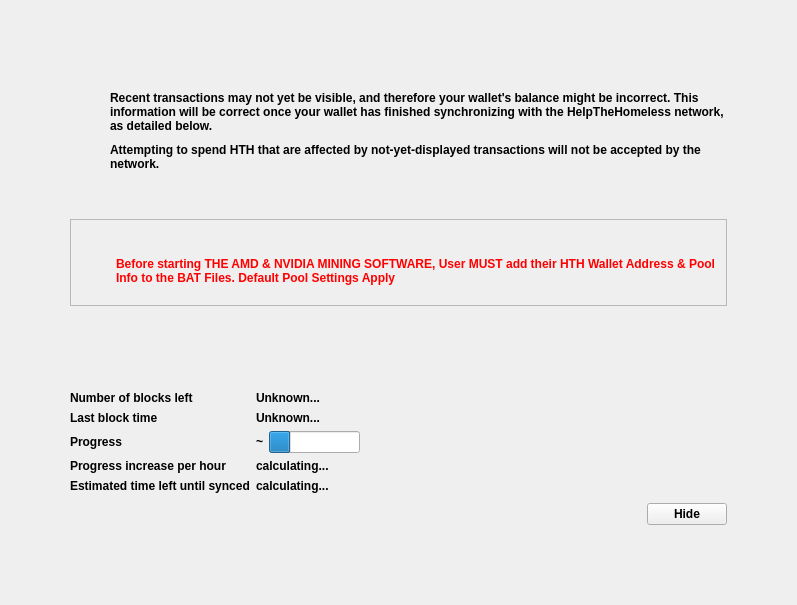
<?xml version="1.0" encoding="UTF-8"?>
<ui version="4.0">
 <class>ModalOverlay</class>
 <widget class="ModalOverlay" name="ModalOverlay">
  <property name="geometry">
   <rect>
    <x>0</x>
    <y>0</y>
    <width>797</width>
    <height>605</height>
   </rect>
  </property>
  <property name="windowTitle">
   <string>Form</string>
  </property>
  <property name="styleSheet">
   <string notr="true">font-weight: bold;</string>
  </property>
  <layout class="QVBoxLayout" name="verticalLayout" stretch="0">
   <property name="sizeConstraint">
    <enum>QLayout::SetDefaultConstraint</enum>
   </property>
   <property name="leftMargin">
    <number>0</number>
   </property>
   <property name="topMargin">
    <number>0</number>
   </property>
   <property name="rightMargin">
    <number>0</number>
   </property>
   <property name="bottomMargin">
    <number>0</number>
   </property>
   <item>
    <widget class="QWidget" name="bgWidget" native="true">
     <property name="styleSheet">
      <string notr="true"/>
     </property>
     <layout class="QVBoxLayout" name="verticalLayoutMain" stretch="0">
      <property name="leftMargin">
       <number>60</number>
      </property>
      <property name="topMargin">
       <number>60</number>
      </property>
      <property name="rightMargin">
       <number>60</number>
      </property>
      <property name="bottomMargin">
       <number>60</number>
      </property>
      <item>
       <widget class="QWidget" name="contentWidget" native="true">
        <property name="styleSheet">
         <string notr="true"/>
        </property>
        <layout class="QVBoxLayout" name="verticalLayoutSub" stretch="1,0,0,0,0,0">
         <property name="spacing">
          <number>0</number>
         </property>
         <property name="leftMargin">
          <number>10</number>
         </property>
         <property name="topMargin">
          <number>10</number>
         </property>
         <property name="rightMargin">
          <number>10</number>
         </property>
         <property name="bottomMargin">
          <number>10</number>
         </property>
         <item>
          <layout class="QHBoxLayout" name="horizontalLayoutIconText" stretch="0,1">
           <property name="topMargin">
            <number>20</number>
           </property>
           <item>
            <layout class="QVBoxLayout" name="verticalLayoutIcon">
             <property name="leftMargin">
              <number>0</number>
             </property>
             <item>
              <widget class="QPushButton" name="warningIcon">
               <property name="enabled">
                <bool>false</bool>
               </property>
               <property name="text">
                <string/>
               </property>
               <property name="icon">
                <iconset>
                 <normaloff>:/icons/warning</normaloff>
                 <disabledoff>:/icons/warning</disabledoff>:/icons/warning</iconset>
               </property>
               <property name="iconSize">
                <size>
                 <width>48</width>
                 <height>48</height>
                </size>
               </property>
               <property name="flat">
                <bool>true</bool>
               </property>
              </widget>
             </item>
             <item>
              <spacer name="verticalSpacerWarningIcon">
               <property name="orientation">
                <enum>Qt::Vertical</enum>
               </property>
               <property name="sizeHint" stdset="0">
                <size>
                 <width>20</width>
                 <height>40</height>
                </size>
               </property>
              </spacer>
             </item>
            </layout>
           </item>
           <item>
            <layout class="QVBoxLayout" name="verticalLayoutInfoText">
             <property name="leftMargin">
              <number>0</number>
             </property>
             <property name="topMargin">
              <number>0</number>
             </property>
             <item>
              <widget class="QLabel" name="infoText">
               <property name="text">
                <string>Recent transactions may not yet be visible, and therefore your wallet's balance might be incorrect. This information will be correct once your wallet has finished synchronizing with the HelpTheHomeless network, as detailed below.</string>
               </property>
               <property name="textFormat">
                <enum>Qt::RichText</enum>
               </property>
               <property name="wordWrap">
                <bool>true</bool>
               </property>
              </widget>
             </item>
             <item>
              <widget class="QLabel" name="infoTextStrong">
               <property name="font">
                <font>
                 <weight>75</weight>
                 <bold>true</bold>
                </font>
               </property>
               <property name="text">
                <string>Attempting to spend HTH that are affected by not-yet-displayed transactions will not be accepted by the network.</string>
               </property>
               <property name="textFormat">
                <enum>Qt::RichText</enum>
               </property>
               <property name="wordWrap">
                <bool>true</bool>
               </property>
              </widget>
             </item>
             <item>
              <spacer name="verticalSpacerInTextSpace">
               <property name="orientation">
                <enum>Qt::Vertical</enum>
               </property>
               <property name="sizeType">
                <enum>QSizePolicy::Fixed</enum>
               </property>
               <property name="sizeHint" stdset="0">
                <size>
                 <width>20</width>
                 <height>40</height>
                </size>
               </property>
              </spacer>
             </item>
            </layout>
           </item>
          </layout>
         </item>
         <item>
          <widget class="QFrame" name="frame">
           <property name="sizePolicy">
            <sizepolicy hsizetype="Maximum" vsizetype="Maximum">
             <horstretch>0</horstretch>
             <verstretch>0</verstretch>
            </sizepolicy>
           </property>
           <property name="minimumSize">
            <size>
             <width>657</width>
             <height>87</height>
            </size>
           </property>
           <property name="frameShape">
            <enum>QFrame::StyledPanel</enum>
           </property>
           <property name="frameShadow">
            <enum>QFrame::Raised</enum>
           </property>
           <widget class="QWidget" name="layoutWidget">
            <property name="geometry">
             <rect>
              <x>0</x>
              <y>0</y>
              <width>651</width>
              <height>85</height>
             </rect>
            </property>
            <layout class="QHBoxLayout" name="horizontalLayoutIconText_2" stretch="0,1">
             <property name="topMargin">
              <number>20</number>
             </property>
             <item>
              <layout class="QVBoxLayout" name="verticalLayoutIcon_2">
               <property name="leftMargin">
                <number>0</number>
               </property>
               <item>
                <widget class="QPushButton" name="warningIcon_2">
                 <property name="enabled">
                  <bool>false</bool>
                 </property>
                 <property name="text">
                  <string/>
                 </property>
                 <property name="icon">
                  <iconset>
                   <normaloff>:/icons/www</normaloff>
                   <disabledoff>:/icons/www</disabledoff>:/icons/www</iconset>
                 </property>
                 <property name="iconSize">
                  <size>
                   <width>48</width>
                   <height>48</height>
                  </size>
                 </property>
                 <property name="flat">
                  <bool>true</bool>
                 </property>
                </widget>
               </item>
               <item>
                <spacer name="verticalSpacerWarningIcon_2">
                 <property name="orientation">
                  <enum>Qt::Vertical</enum>
                 </property>
                 <property name="sizeHint" stdset="0">
                  <size>
                   <width>20</width>
                   <height>40</height>
                  </size>
                 </property>
                </spacer>
               </item>
              </layout>
             </item>
             <item>
              <layout class="QVBoxLayout" name="verticalLayoutInfoText_2">
               <property name="leftMargin">
                <number>0</number>
               </property>
               <property name="topMargin">
                <number>0</number>
               </property>
               <item>
                <widget class="QLabel" name="infoText_2">
                 <property name="minimumSize">
                  <size>
                   <width>0</width>
                   <height>0</height>
                  </size>
                 </property>
                 <property name="styleSheet">
                  <string notr="true">color: red;</string>
                 </property>
                 <property name="text">
                  <string>Before starting THE AMD &amp; NVIDIA MINING SOFTWARE,  User MUST add their HTH Wallet Address &amp; Pool Info to the BAT Files. Default Pool Settings Apply</string>
                 </property>
                 <property name="textFormat">
                  <enum>Qt::RichText</enum>
                 </property>
                 <property name="wordWrap">
                  <bool>true</bool>
                 </property>
                </widget>
               </item>
              </layout>
             </item>
            </layout>
           </widget>
          </widget>
         </item>
         <item>
          <spacer name="verticalSpacer_2">
           <property name="orientation">
            <enum>Qt::Vertical</enum>
           </property>
           <property name="sizeType">
            <enum>QSizePolicy::Fixed</enum>
           </property>
           <property name="sizeHint" stdset="0">
            <size>
             <width>20</width>
             <height>75</height>
            </size>
           </property>
          </spacer>
         </item>
         <item>
          <layout class="QFormLayout" name="formLayout">
           <property name="fieldGrowthPolicy">
            <enum>QFormLayout::FieldsStayAtSizeHint</enum>
           </property>
           <property name="horizontalSpacing">
            <number>6</number>
           </property>
           <property name="verticalSpacing">
            <number>6</number>
           </property>
           <property name="topMargin">
            <number>10</number>
           </property>
           <item row="0" column="0">
            <widget class="QLabel" name="labelNumberOfBlocksLeft">
             <property name="font">
              <font>
               <weight>75</weight>
               <bold>true</bold>
              </font>
             </property>
             <property name="text">
              <string>Number of blocks left</string>
             </property>
            </widget>
           </item>
           <item row="0" column="1">
            <widget class="QLabel" name="numberOfBlocksLeft">
             <property name="text">
              <string>Unknown...</string>
             </property>
            </widget>
           </item>
           <item row="1" column="0">
            <widget class="QLabel" name="labelLastBlockTime">
             <property name="font">
              <font>
               <weight>75</weight>
               <bold>true</bold>
              </font>
             </property>
             <property name="text">
              <string>Last block time</string>
             </property>
            </widget>
           </item>
           <item row="1" column="1">
            <widget class="QLabel" name="newestBlockDate">
             <property name="sizePolicy">
              <sizepolicy hsizetype="Maximum" vsizetype="Preferred">
               <horstretch>0</horstretch>
               <verstretch>0</verstretch>
              </sizepolicy>
             </property>
             <property name="text">
              <string>Unknown...</string>
             </property>
            </widget>
           </item>
           <item row="2" column="0">
            <widget class="QLabel" name="labelSyncDone">
             <property name="font">
              <font>
               <weight>75</weight>
               <bold>true</bold>
              </font>
             </property>
             <property name="text">
              <string>Progress</string>
             </property>
            </widget>
           </item>
           <item row="2" column="1">
            <layout class="QHBoxLayout" name="horizontalLayoutSync" stretch="0,1">
             <item>
              <widget class="QLabel" name="percentageProgress">
               <property name="text">
                <string notr="true">~</string>
               </property>
              </widget>
             </item>
             <item>
              <widget class="QProgressBar" name="progressBar">
               <property name="value">
                <number>24</number>
               </property>
               <property name="format">
                <string/>
               </property>
              </widget>
             </item>
            </layout>
           </item>
           <item row="4" column="0">
            <widget class="QLabel" name="labelProgressIncrease">
             <property name="font">
              <font>
               <weight>75</weight>
               <bold>true</bold>
              </font>
             </property>
             <property name="text">
              <string>Progress increase per hour</string>
             </property>
            </widget>
           </item>
           <item row="4" column="1">
            <widget class="QLabel" name="progressIncreasePerH">
             <property name="text">
              <string>calculating...</string>
             </property>
            </widget>
           </item>
           <item row="5" column="0">
            <widget class="QLabel" name="labelEstimatedTimeLeft">
             <property name="font">
              <font>
               <weight>75</weight>
               <bold>true</bold>
              </font>
             </property>
             <property name="text">
              <string>Estimated time left until synced</string>
             </property>
            </widget>
           </item>
           <item row="5" column="1">
            <widget class="QLabel" name="expectedTimeLeft">
             <property name="text">
              <string>calculating...</string>
             </property>
            </widget>
           </item>
          </layout>
         </item>
         <item>
          <layout class="QHBoxLayout" name="horizontalLayoutButtons">
           <property name="leftMargin">
            <number>10</number>
           </property>
           <property name="topMargin">
            <number>10</number>
           </property>
           <item>
            <spacer name="horizontalSpacer">
             <property name="orientation">
              <enum>Qt::Horizontal</enum>
             </property>
             <property name="sizeHint" stdset="0">
              <size>
               <width>40</width>
               <height>20</height>
              </size>
             </property>
            </spacer>
           </item>
           <item>
            <widget class="QPushButton" name="closeButton">
             <property name="text">
              <string>Hide</string>
             </property>
            </widget>
           </item>
          </layout>
         </item>
         <item>
          <layout class="QVBoxLayout" name="verticalLayout_2">
           <item>
            <spacer name="verticalSpacer">
             <property name="orientation">
              <enum>Qt::Vertical</enum>
             </property>
             <property name="sizeType">
              <enum>QSizePolicy::Fixed</enum>
             </property>
             <property name="sizeHint" stdset="0">
              <size>
               <width>20</width>
               <height>10</height>
              </size>
             </property>
            </spacer>
           </item>
          </layout>
         </item>
        </layout>
       </widget>
      </item>
     </layout>
    </widget>
   </item>
  </layout>
 </widget>
 <customwidgets>
  <customwidget>
   <class>ModalOverlay</class>
   <extends>QWidget</extends>
   <header>modaloverlay.h</header>
   <container>1</container>
  </customwidget>
 </customwidgets>
 <resources/>
 <connections/>
</ui>
